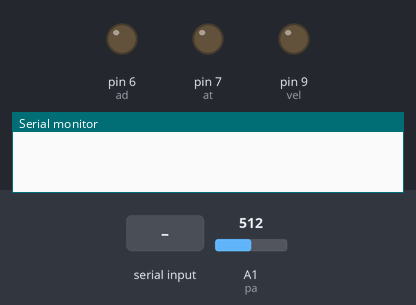
A sketch run on a simulated Arduino Uno, built with avr-gcc and run on an emulated ATmega328P. On the bench: output pins drawn as LEDs (lit = HIGH), the last lines printed to the serial monitor. The test bench sets the inputs (shaded band); at power-on: A1 (pa) = 512.

Above: at 0.1 s.
At 3.2 s:
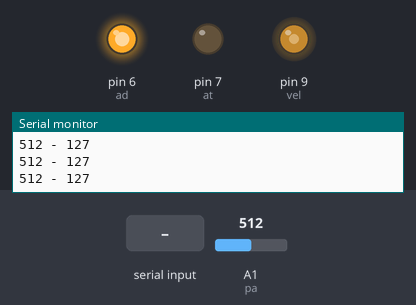
3.3 s: byte 30 received over Serial
At 3.7 s:
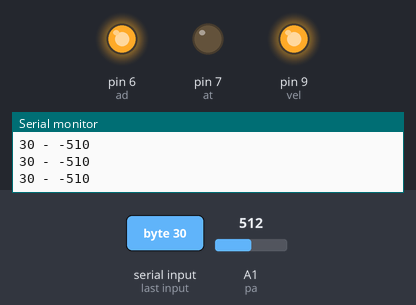
Timing chart, 0 to 6.3 s (numbered marks = the images above; inputs shaded):
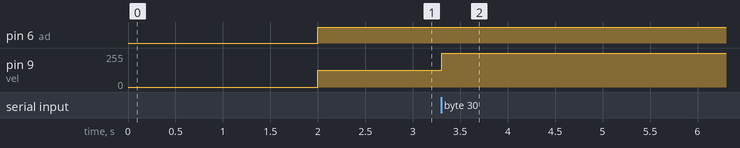

The sketch:

MotoEle3_2.ino
```cpp
int vel=9,ad=6,at=7,val=0,bal=0,data=0,pa=1,data1=0;

void setup(){
	pinMode(ad,OUTPUT);
	pinMode(at,OUTPUT);
	pinMode(vel,OUTPUT);
	Serial.begin(9600);
	delay(2000);
}


void loop(){
	if(Serial.available()>0){
		while(1){
			data=Serial.read();
			//Serial.println(data);
			if(data>0){
				data1=data;
				val=map(data1,48,57,0,255);
				Serial.print(data1);
				Serial.print(" - ");
				Serial.println(val);
				digitalWrite(ad,HIGH);
				digitalWrite(at,LOW);
				analogWrite(vel,val);
				arranque();
			}
			else{
				Serial.print(data1);
				Serial.print(" - ");
				Serial.println(val);
				digitalWrite(ad,HIGH);
				digitalWrite(at,LOW);
				analogWrite(vel,val);
				arranque();
			}
		}
	}
	bal=analogRead(pa);
	val=map(bal,0,1023,0,255);
	analogWrite(vel,val);
	digitalWrite(ad,HIGH);
	digitalWrite(at,LOW);
	Serial.print(bal);
	Serial.print(" - ");
	Serial.println(val);
	arranque();
}


void arranque(){
	delay(100);
	digitalWrite(ad,LOW);
	digitalWrite(at,LOW);
}
```

Measured:
- after the input at 3.3 s, pin 9 (vel): 127/255 → 255/255 at once
